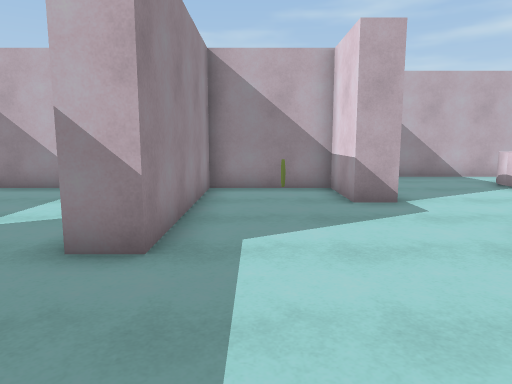
[1] (above)

24 first-person views from a walk through a Unity game level. The camera is 1.4 m above the floor, tilts 8° down and sees 70° across. The floor is counted in squares, 1 m on a side. Each view is taken from the middle of a square. On the plan, view 1 faces up. The plan holds only what a view shows up to about 16 squares ahead; the rest is blank. The place goes on beyond the plan. The player is left out.

[2]
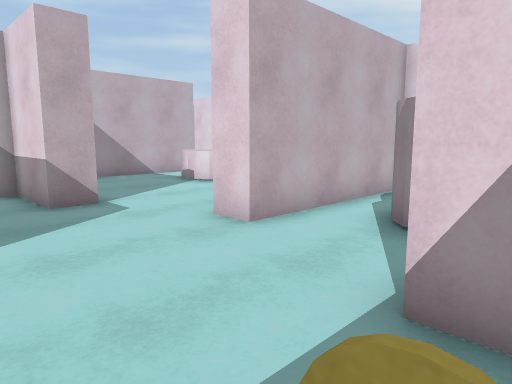

[3]
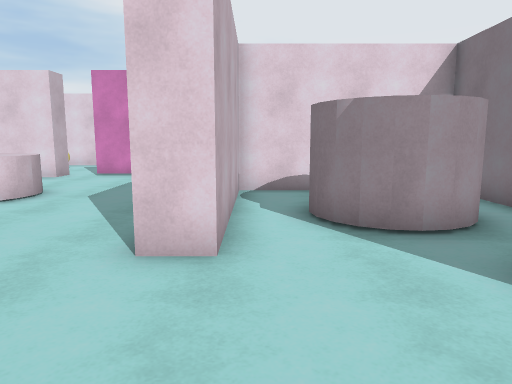

[4]
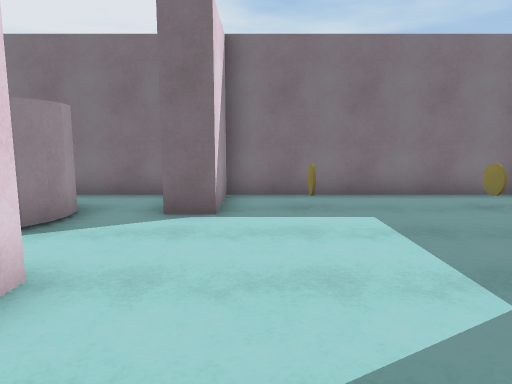

[5]
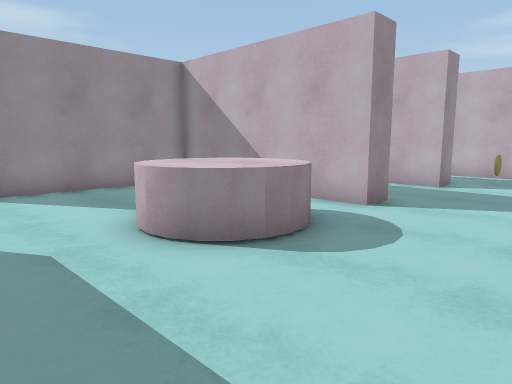

[6]
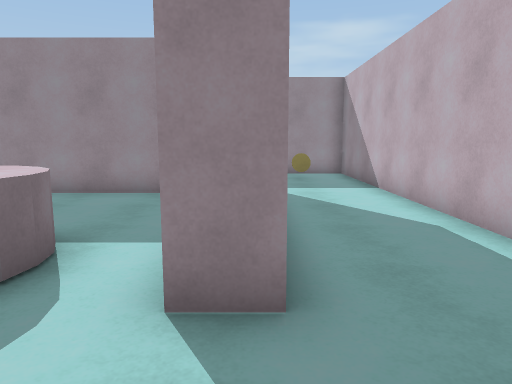

[7]
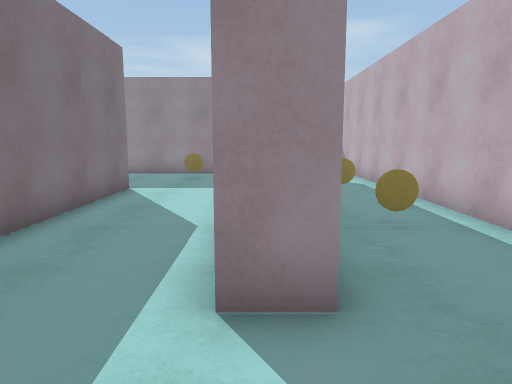

[8]
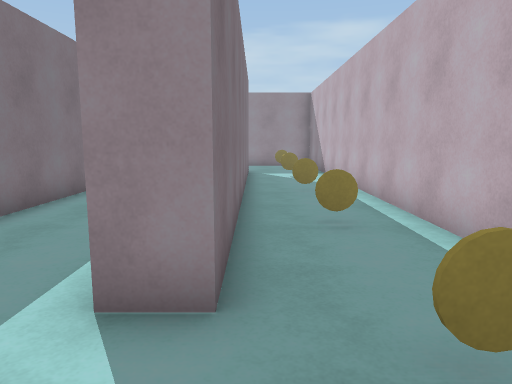

[9]
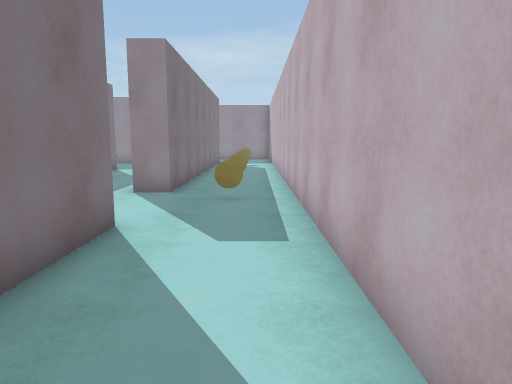

[10]
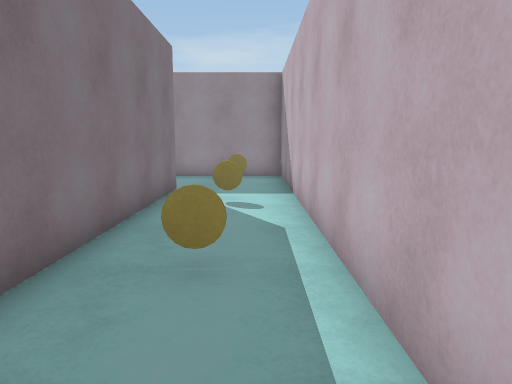

[11]
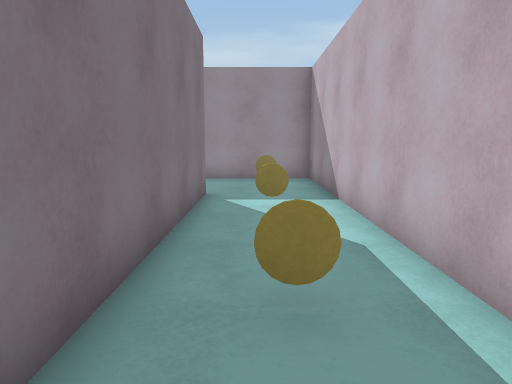

[12]
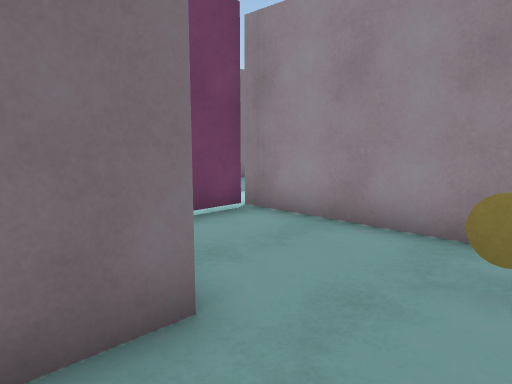

[13]
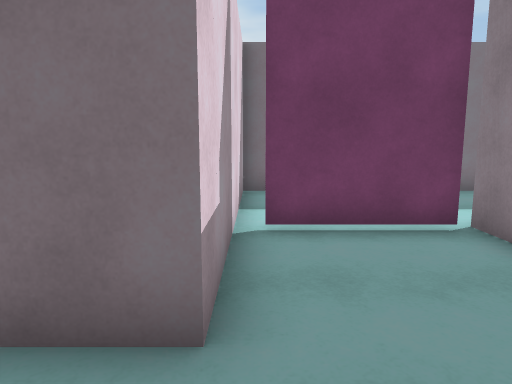

[14]
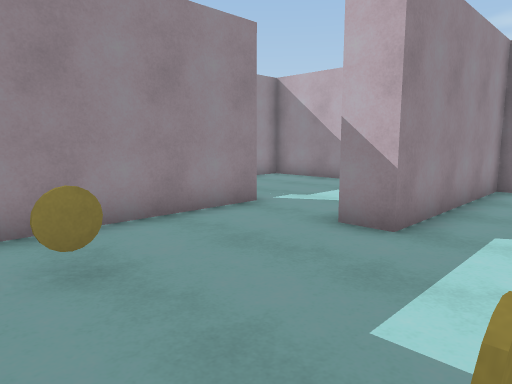

[15]
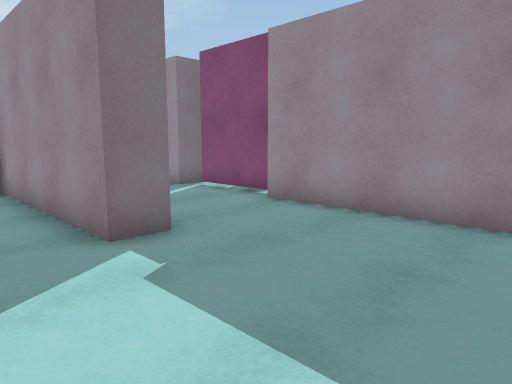

[16]
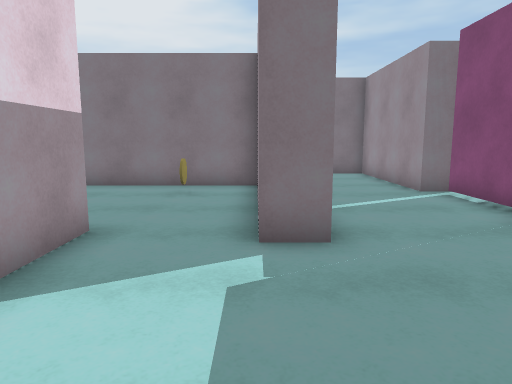

[17]
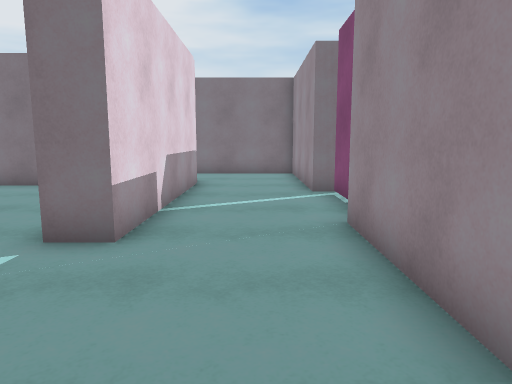

[18]
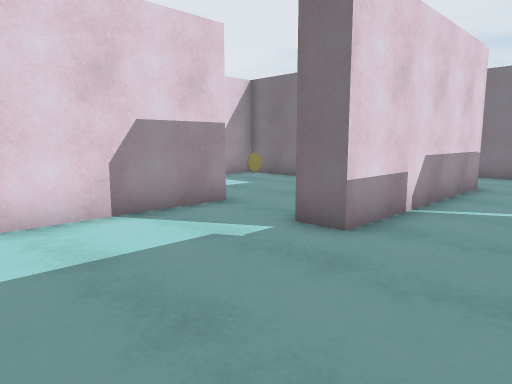

[19]
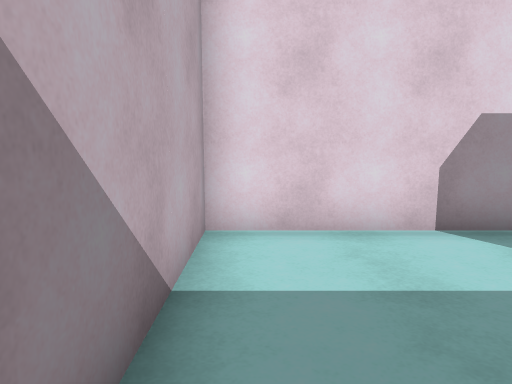

[20]
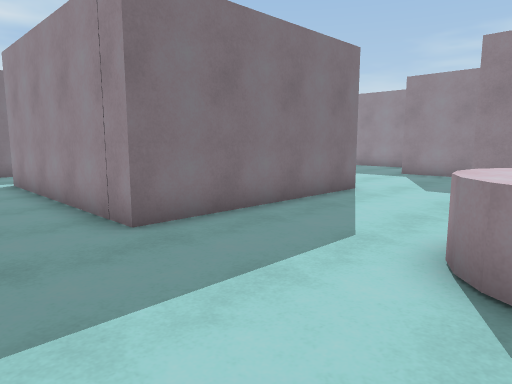

[21]
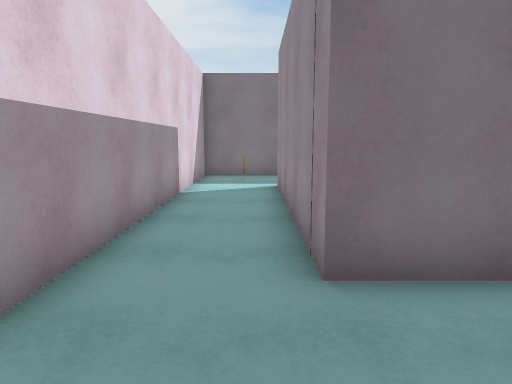

[22]
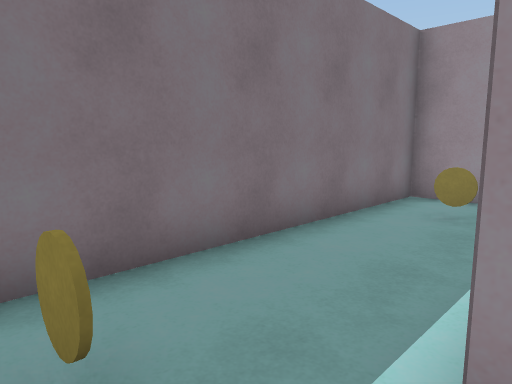

[23]
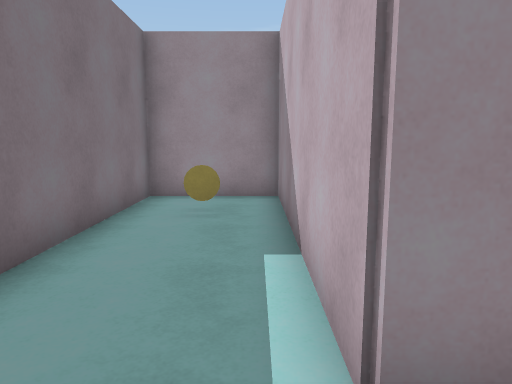

[24]
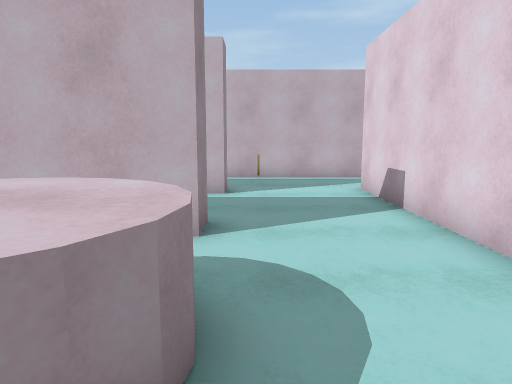

### Floor plan
Points are (right, up) in squares from view 1. A wall is a line through its corners. A room is listed if a view was taken in it or the views show most of it. See-through windows are left out.
Room 1 (views 1, 2, 3, 4, 5, 6, 7, 8, 9, 10, 11, 12, 13, 14, 20, 21, 22, 23, 24)
walls: (5.5, 4.4) (4.3, 4.4) (4.3, 5.5) (11.3, 5.5) (11.3, -2.4) (3.8, -2.4) (3.8, -5.7) (14.1, -5.7) (14.1, 6.2); (2.1, 15.3) (7.9, 15.3); (10.2, 15.2) (10.2, 14.2) (3.2, 14.2) (3.2, 8.2) (2.2, 8.2) (2.2, 10.8) (-1.4, 10.8) (-1.4, 4.4) (-2.4, 4.4) (-2.4, 5.4); (14.6, 8.9) (14.6, 10.4); (5.3, 1.2) (5.5, 2.2) (6.2, 2.9); (5.5, 0.8) (5.3, 1.7) (5.8, 2.6); (15.1, 11.7) (14.1, 11.7) (14.1, 19.7) (16.9, 19.7); (6.1, 0.2) (5.7, 0.6) (5.5, 1); (-5, 5.1) (-5, -1.4) (2.8, -1.4) (2.8, 1.1) (3.9, 1.1); (-3.6, 19.7) (10.2, 19.7) (10.2, 18.7) (-2.6, 18.7) (-2.6, 13.5); (18.8, 23) (-4.5, 23)
low walls: (7.7, 10.6) (7.6, 11.3); (7.9, 10.2) (7.6, 10.8) (7.7, 11.6) (7.9, 12); (9.1, 9.6) (8.6, 9.7) (8.3, 9.9); (8.2, 12.3) (8.7, 12.5) (9.1, 12.6); (8.9, 12.6) (9.6, 12.5); (10, 9.9) (9.6, 9.7) (8.9, 9.6); (10.3, 12.1) (10.5, 11.6) (10.6, 11.1); (10.7, 10.9) (10.2, 10); (10.7, 11.3) (10.5, 10.4) (9.8, 9.7)
ways out: opening at (-3.5, 5) to room 2; opening at (-3.5, 21.5) to room 3; opening at (5, 0.5); opening at (5, 4); opening at (15, 11)
objects: coin (-3, 0); coin (-2, 21); coin (-1, 17); coin (1, 0); coin (3, 21); coin (6, -4); coin (7, 21); coin (11, 21); coin (12, -4)
Room 2 (views 15, 16, 17, 18, 19)
walls: (-9.6, -0.1) (-9.6, -5.7) (-5.1, -5.7); (-10.1, 3.5) (-10.1, 0.5); (-6, -2.5) (-6, 5.1) (-5, 5.1); (-2.4, 5.4) (-2.4, 10.8) (-9.6, 10.8) (-9.6, 3.8)
ways out: opening at (-3.5, 5) to room 1
Room 3 (no view inside)
walls: (-4.5, 23) (-7.5, 23) (-7.5, 16.1); (-7.2, 16.4) (-4.1, 16.4); (-3.6, 16) (-3.6, 19.7)
ways out: opening at (-3.5, 21.5) to room 1; gap at (-7, 16)
objects: coin (-6, 21)

Positions as (right, up) in squares from view 1, and headings:
1: (0, 0), facing up
2: (0, 0), facing up-right
3: (0, 4), facing right
4: (2, 8), facing down
5: (14, 7), facing up-left
6: (13, 15), facing left
7: (13, 19), facing left
8: (13, 20), facing left
9: (20, 22), facing left
10: (7, 22), facing left
11: (6, 21), facing left
12: (-2, 22), facing down-left
13: (-4, 22), facing down
14: (1, -1), facing up-left
15: (-3, 10), facing down-left
16: (-5, 10), facing down
17: (-8, 10), facing down
18: (-9, 10), facing down-right
19: (-8, 10), facing right
20: (14, 11), facing down-left
21: (12, 9), facing down
22: (13, -2), facing down-left
23: (13, -3), facing left
24: (11, 9), facing up
